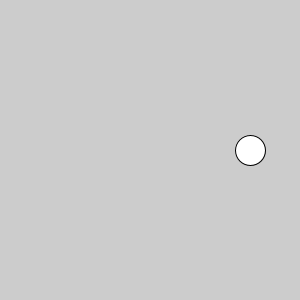
Frame 1 (no input)
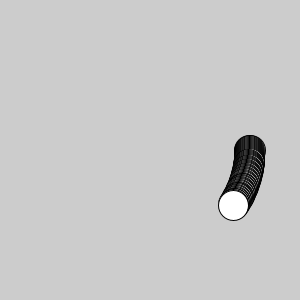
Frame 60 (the mouse pressed at the canvas centre just before this capture)
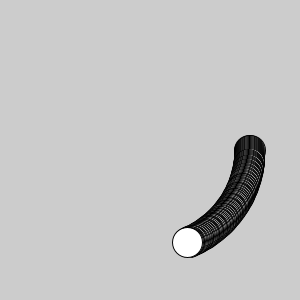
Frame 120 (the mouse held since frame 60 and released just before this capture)

The Processing sketch that drew these frames (run headless with seeded random() and noise(); from frame 60 on, the mouse is pressed at the canvas centre):

// Processing sketch: circle
// ── circle.pde
float th = 0;

void setup() {
  size(300, 300);
}

void draw() {
  //background(100);
  float x = 100 * cos(th);
  float y = 100 * sin(th);
  ellipse(x + 150, y + 150, 30, 30);
  th += 0.01;
}
